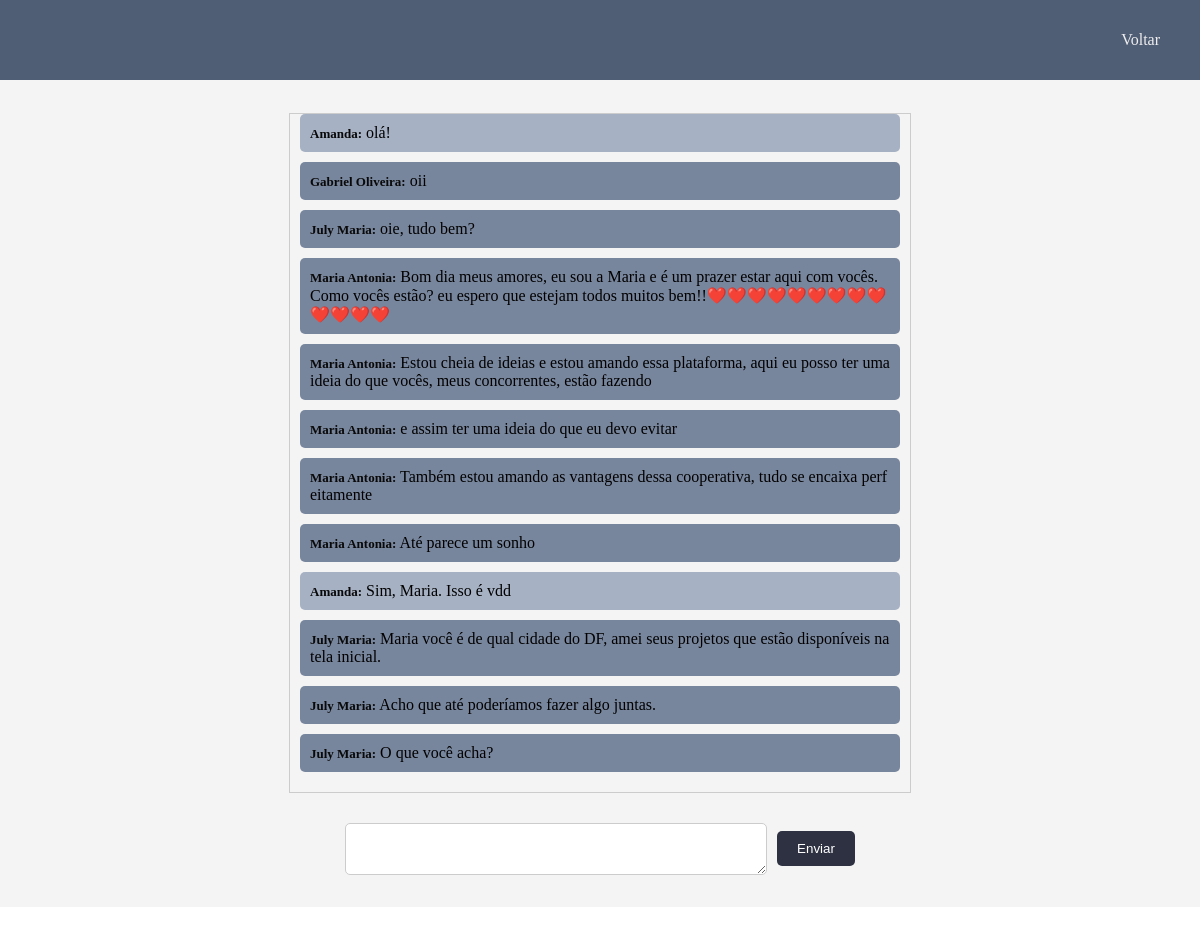
The app's page /artes_kaio/chatCoop.php (signed in) with its own data.
### tables this page shows
CREATE TABLE `chat` (
  `id` int(10) NOT NULL,
  `idcoop` int(10) NOT NULL,
  `email_artesao` varchar(255) NOT NULL,
  `nome_artesao` varchar(50) NOT NULL,
  `mensagem` varchar(255) NOT NULL,
  `idartesao` int(11) NOT NULL
);

### artes_kaio/classe-chat.php (called while the page is built, shortened)
<?php
class Chat{
        private $pdo;
        public function __construct($dbname, $host, $user, $senha)
        {
            try{
                $this->pdo = new PDO("mysql:dbname=".$dbname.";host=".$host,$user,$senha);
            }
            catch (PDOException $e) {
                echo "erro com o banco de dados:" .$e->getMessage() ;
                exit();
            }
            catch (Exception $e) {
                echo "erro generico:" .$e->getMessage() ;
                exit();
            }
        }
    public function buscarMensagens($idcoop)
    {
        $cmd = $this->pdo->prepare("SELECT * FROM chat WHERE idcoop = :idcoop");
        $cmd->bindValue(":idcoop", $idcoop);
        $cmd->execute();
        $res = $cmd->fetchALL(PDO::FETCH_ASSOC);
        return $res;
    }
    public function buscarDadosArtesao3($email)
    {
    $cmd = $this->pdo->prepare("SELECT * FROM artesao WHERE email_artesao = :email");
    $cmd->bindValue(":email",$email);
    $cmd->execute();
    $resDados = $cmd->fetch(PDO::FETCH_ASSOC);
    return $resDados;
    }
}
?>

### artes_kaio/chatCoop.php (the view, shortened to what this page needs)
<?php
require_once 'classe-chat.php';
$cp = new Chat("arte", "localhost", "root", "");
$email = $_SESSION['email'];
$resDados = $cp->buscarDadosArtesao3($email);
$idcoop = $resDados['idcoop'];
$mensagens = $cp->buscarMensagens($idcoop);
?>
<!DOCTYPE html>
<html lang="pt-br">
<head>
<link href="css/chat.css" rel="stylesheet">
</head>
<body>
<header style="margin-bottom: 0;">
                <a href="opcao.php" class="btn">Voltar</a>
</header>
<div class="chat-container">
    <div class="chat">
        <?php
        if (!empty($mensagens)) {
            foreach ($mensagens as $mensagem) {
                if ($mensagem['nome_artesao'] == $resDados['nome_artesao']) {
                    echo '<div class="user-message">';
                    echo '<span class="user-name">' . $mensagem['nome_artesao'] . ':</span> ';
                    echo $mensagem['mensagem'];
                    echo '</div>';
                } else {
                    echo '<div class="other-message">';
                    echo '<span class="user-name">' . $mensagem['nome_artesao'] . ':</span> ';
                    echo $mensagem['mensagem'];
                    echo '</div>';
                }
            }
        } else {
            echo "Não há mensagens.";
        }
        ?>
    </div>
    <form action="chatCoop.php" method="post" class="message-input-container">
        <textarea name="mensagem" id="mensagem" class="message-input" required></textarea>
        <input type="submit" name="submit" id="submit" class="send-button" value="Enviar">
    </form>
</div>
</body>
</html>

### artes_kaio/css/chat.css (style rules this page uses)
body { margin: 0; padding: 0; }
.chat-container { display: flex; flex-direction: column; height: 88vh; align-items: center; justify-content: center; background-color: #f4f4f4; }
.chat { width: 600px; height: 70vh; border: 1px solid #ccc; overflow-x: auto; overflow-y: scroll; padding: 10px; margin-bottom: 20px; }
.user-message { background-color: #a6b1c3; padding: 10px; margin-bottom: 10px; border-radius: 5px; word-break: break-all; max-width: 600px; }
.other-message { background-color: #78869d; padding: 10px; margin-bottom: 10px; border-radius: 5px; word-break: break-all; max-width: 600px; }
.user-name { color: #090909; font-size: 13px; font-weight: bold; }
.message-input-container { display: flex; align-items: center; justify-content: center; margin-top: 10px; }
.message-input { width: 400px; padding: 10px; border: 1px solid #ccc; border-radius: 5px; resize: vertical; }
.send-button { padding: 10px 20px; background-color: #2d3142; color: #fff; border: none; border-radius: 5px; margin-left: 10px; cursor: pointer; }
header { background-color: #4f5d75; color: #d1d1d1; font-size: 1em; padding: 0px; display: flex; justify-content: flex-end; }
.btn { background-color: #4f5d75; color:#eeeeee; font-size: 1em; padding: 31px 40px; text-decoration: none; display: flex; height: 100%; }

### records on screen
chat: nome_artesao "Amanda", mensagem "olá!"
chat: nome_artesao "Gabriel Oliveira", mensagem "oii"
chat: nome_artesao "July Maria", mensagem "oie, tudo bem?"
chat: nome_artesao "Maria Antonia", mensagem "Bom dia meus amores, eu sou a Maria e é um prazer estar aqui com vocês. Como vocês estão? eu espero que estejam todos muitos bem!!❤️❤️❤️❤️❤️❤️❤️❤️❤️❤️❤️❤️❤️"
chat: nome_artesao "Maria Antonia", mensagem "Estou cheia de ideias e estou amando essa plataforma, aqui eu posso ter uma ideia do que vocês, meus concorrentes, estão fazendo"
chat: nome_artesao "Maria Antonia", mensagem "e assim ter uma ideia do que eu devo evitar"
chat: nome_artesao "Maria Antonia", mensagem "Também estou amando as vantagens dessa cooperativa, tudo se encaixa perfeitamente"
chat: nome_artesao "Maria Antonia", mensagem "Até parece um sonho"
chat: nome_artesao "Amanda", mensagem "Sim, Maria. Isso é vdd"
chat: nome_artesao "July Maria", mensagem "Maria você é de qual cidade do DF, amei seus projetos que estão disponíveis na tela inicial."
chat: nome_artesao "July Maria", mensagem "Acho que até poderíamos fazer algo juntas."
chat: nome_artesao "July Maria", mensagem "O que você acha?"
